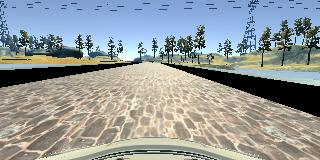
#> input picture IMG/center_2017_02_05_20_58_05_875.jpg, 320 x 160 px
$ python -i preprocess_image.py   (imports and definitions only)   (older library calls are emulated)
#> lines starting #> are read from the running program, lines starting #| are printed output that depends on the picture
import cv2
import config as cfg
import numpy as np

#import matplotlib.pyplot as plt

desired_size = (cfg.CONFIG['img_width'], cfg.CONFIG['img_height'])

def resize(img, new_size):
	res = cv2.resize(img, new_size, interpolation = cv2.INTER_CUBIC)
	return res


def gray_scale(img):
	return NotImplemented

def filter(img):
	filtered_image = cv2.Laplacian(img,cv2.CV_32F)
	return filtered_image


def normalize_data(data):
    a = -0.5
    b = 0.5
    min_val = 0
    max_val = 255
    return a + (data - min_val)*(b-a)/(max_val - min_val)

def preprocess(image):
	image = np.delete(image, range(0,(int)(cfg.CONFIG['img_height']/3)+10), axis=0)
	image = resize(image, desired_size)
	image = cv2.cvtColor(image,cv2.COLOR_BGR2HSV)
	# [4 lines of commented-out code are left out]


	return image

>>> import cv2
>>> picture = cv2.imread('IMG/center_2017_02_05_20_58_05_875.jpg')
#> picture is the input picture: shape (160, 320, 3); mean B, G, R 154.7, 154.1, 148.3
>>> result = preprocess(picture)
#> in preprocess, `image = np.delete(image, range(0,(int)(cfg.CONFIG['img_height']/3)+10)..`:
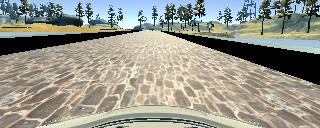
#> image: shape (128, 320, 3); mean of channels 0, 1, 2 139.9, 150.7, 151.6; drawn as B, G, R
#> in resize, `res = cv2.resize(img, new_size, interpolation = cv2.INTER_CUBIC)`:
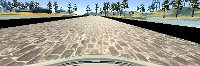
#> res: shape (66, 200, 3); mean of channels 0, 1, 2 140.1, 150.9, 151.8; drawn as B, G, R
#> in preprocess, `image = cv2.cvtColor(image,cv2.COLOR_BGR2HSV)`: image: shape (66, 200, 3); mean H, S, V 40, 56.8, 161.4
